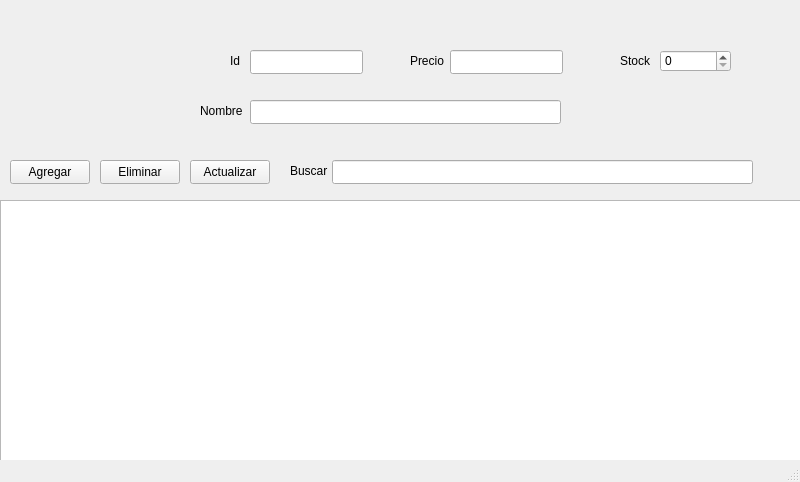
<?xml version="1.0" encoding="UTF-8"?>
<ui version="4.0">
 <class>MainWindow</class>
 <widget class="QMainWindow" name="MainWindow">
  <property name="geometry">
   <rect>
    <x>0</x>
    <y>0</y>
    <width>800</width>
    <height>482</height>
   </rect>
  </property>
  <property name="windowTitle">
   <string>MainWindow</string>
  </property>
  <widget class="QWidget" name="centralwidget">
   <widget class="QTableWidget" name="tableWidget">
    <property name="geometry">
     <rect>
      <x>0</x>
      <y>200</y>
      <width>801</width>
      <height>351</height>
     </rect>
    </property>
    <property name="cursor" stdset="0">
     <cursorShape>PointingHandCursor</cursorShape>
    </property>
    <property name="editTriggers">
     <set>QAbstractItemView::EditTrigger::NoEditTriggers</set>
    </property>
    <property name="tabKeyNavigation">
     <bool>false</bool>
    </property>
   </widget>
   <widget class="QPushButton" name="pushAgregar">
    <property name="geometry">
     <rect>
      <x>10</x>
      <y>160</y>
      <width>80</width>
      <height>24</height>
     </rect>
    </property>
    <property name="cursor">
     <cursorShape>PointingHandCursor</cursorShape>
    </property>
    <property name="text">
     <string>Agregar</string>
    </property>
   </widget>
   <widget class="QPushButton" name="pushEliminar">
    <property name="geometry">
     <rect>
      <x>100</x>
      <y>160</y>
      <width>80</width>
      <height>24</height>
     </rect>
    </property>
    <property name="cursor">
     <cursorShape>PointingHandCursor</cursorShape>
    </property>
    <property name="text">
     <string>Eliminar</string>
    </property>
   </widget>
   <widget class="QLineEdit" name="lineNombre">
    <property name="geometry">
     <rect>
      <x>250</x>
      <y>100</y>
      <width>311</width>
      <height>24</height>
     </rect>
    </property>
   </widget>
   <widget class="QLineEdit" name="lineId">
    <property name="geometry">
     <rect>
      <x>250</x>
      <y>50</y>
      <width>113</width>
      <height>24</height>
     </rect>
    </property>
    <property name="readOnly">
     <bool>true</bool>
    </property>
   </widget>
   <widget class="QLineEdit" name="linePrecio">
    <property name="geometry">
     <rect>
      <x>450</x>
      <y>50</y>
      <width>113</width>
      <height>24</height>
     </rect>
    </property>
   </widget>
   <widget class="QLabel" name="label">
    <property name="geometry">
     <rect>
      <x>230</x>
      <y>50</y>
      <width>16</width>
      <height>21</height>
     </rect>
    </property>
    <property name="text">
     <string>Id</string>
    </property>
   </widget>
   <widget class="QLabel" name="label_2">
    <property name="geometry">
     <rect>
      <x>410</x>
      <y>50</y>
      <width>41</width>
      <height>21</height>
     </rect>
    </property>
    <property name="text">
     <string>Precio</string>
    </property>
   </widget>
   <widget class="QLabel" name="label_3">
    <property name="geometry">
     <rect>
      <x>200</x>
      <y>100</y>
      <width>49</width>
      <height>21</height>
     </rect>
    </property>
    <property name="text">
     <string>Nombre</string>
    </property>
   </widget>
   <widget class="QLineEdit" name="lineBuscar">
    <property name="geometry">
     <rect>
      <x>332</x>
      <y>160</y>
      <width>421</width>
      <height>24</height>
     </rect>
    </property>
   </widget>
   <widget class="QLabel" name="label_4">
    <property name="geometry">
     <rect>
      <x>290</x>
      <y>160</y>
      <width>49</width>
      <height>21</height>
     </rect>
    </property>
    <property name="text">
     <string>Buscar</string>
    </property>
   </widget>
   <widget class="QLabel" name="label_5">
    <property name="geometry">
     <rect>
      <x>620</x>
      <y>50</y>
      <width>41</width>
      <height>21</height>
     </rect>
    </property>
    <property name="text">
     <string>Stock</string>
    </property>
   </widget>
   <widget class="QSpinBox" name="spinStock">
    <property name="geometry">
     <rect>
      <x>660</x>
      <y>50</y>
      <width>71</width>
      <height>22</height>
     </rect>
    </property>
   </widget>
   <widget class="QPushButton" name="pushActualizar">
    <property name="geometry">
     <rect>
      <x>190</x>
      <y>160</y>
      <width>80</width>
      <height>24</height>
     </rect>
    </property>
    <property name="cursor">
     <cursorShape>PointingHandCursor</cursorShape>
    </property>
    <property name="text">
     <string>Actualizar</string>
    </property>
   </widget>
  </widget>
  <widget class="QMenuBar" name="menubar">
   <property name="geometry">
    <rect>
     <x>0</x>
     <y>0</y>
     <width>800</width>
     <height>21</height>
    </rect>
   </property>
  </widget>
  <widget class="QStatusBar" name="statusbar"/>
 </widget>
 <resources/>
 <connections/>
</ui>
